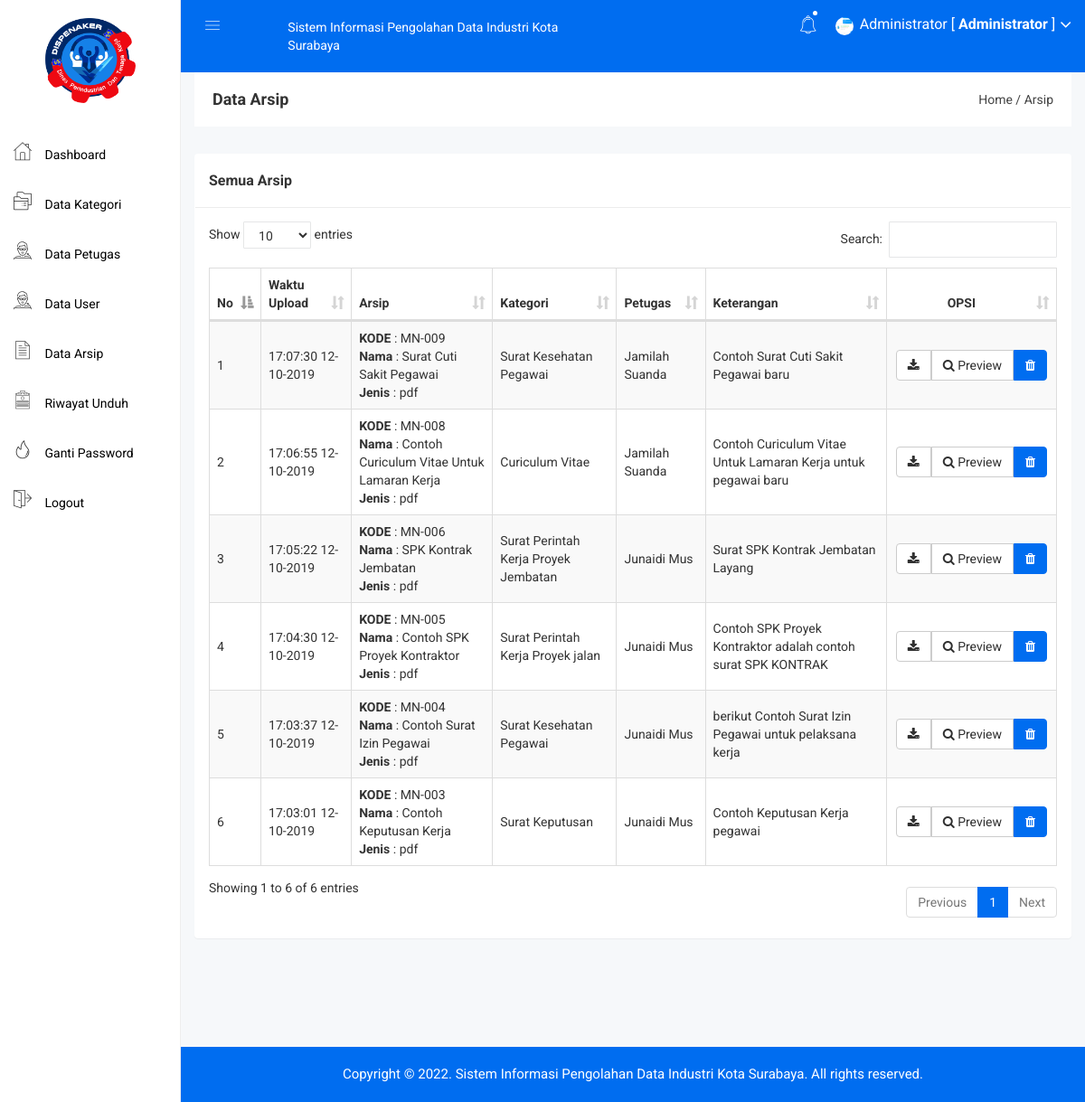
/admin/arsip.php (signed in), run on the app's committed database.
### tables this page shows
CREATE TABLE `arsip` (
  `arsip_id` int(11) NOT NULL,
  `arsip_waktu_upload` datetime DEFAULT NULL,
  `arsip_petugas` int(11) NOT NULL,
  `arsip_kode` varchar(255) NOT NULL,
  `arsip_nama` varchar(255) NOT NULL,
  `arsip_jenis` varchar(255) NOT NULL,
  `arsip_kategori` varchar(255) NOT NULL,
  `arsip_keterangan` text NOT NULL,
  `arsip_file` varchar(255) NOT NULL
);

CREATE TABLE `kategori` (
  `kategori_id` int(11) NOT NULL,
  `kategori_nama` varchar(255) NOT NULL,
  `kategori_keterangan` text NOT NULL
);

CREATE TABLE `petugas` (
  `petugas_id` int(11) NOT NULL,
  `petugas_nama` varchar(255) NOT NULL,
  `petugas_username` varchar(255) NOT NULL,
  `petugas_password` varchar(255) NOT NULL,
  `petugas_foto` varchar(255) NOT NULL
);

### admin/arsip.php (the view, shortened to what this page needs)
<?php include 'header.php'; ?>
<div class="breadcome-area">
    <div class="container-fluid">
        <div class="row">
            <div class="col-lg-12 col-md-12 col-sm-12 col-xs-12">
                <div class="breadcome-list">
                    <div class="row">
                        <div class="col-lg-6 col-md-6 col-sm-6 col-xs-12">
                            <div class="breadcome-heading">
                                <h4 style="margin-bottom: 0px">Data Arsip</h4>
                            </div>
                        </div>
                        <div class="col-lg-6 col-md-6 col-sm-6 col-xs-12">
                            <ul class="breadcome-menu" style="padding-top: 0px">
                                <li><a href="#">Home</a> <span class="bread-slash">/</span></li>
                                <li><span class="bread-blod">Arsip</span></li>
                            </ul>
                        </div>
                    </div>
                </div>
            </div>
        </div>
    </div>
</div>
<div class="container-fluid">
    <div class="panel panel">
        <div class="panel-heading">
            <h3 class="panel-title">Semua Arsip</h3>
        </div>
        <div class="panel-body">
            <table id="table" class="table table-bordered table-striped table-hover table-datatable">
                <thead>
                    <tr>
                        <th width="1%">No</th>
                        <th>Waktu Upload</th>
                        <th>Arsip</th>
                        <th>Kategori</th>
                        <th>Petugas</th>
                        <th>Keterangan</th>
                        <th class="text-center" width="20%">OPSI</th>
                    </tr>
                </thead>
                <tbody>
                    <?php
                    include '../koneksi.php';
                    $no = 1;
                    $arsip = mysqli_query($koneksi,"SELECT * FROM arsip,kategori,petugas WHERE arsip_petugas=petugas_id and arsip_kategori=kategori_id ORDER BY arsip_id DESC");
                    while($p = mysqli_fetch_array($arsip)){
                        ?>
                        <tr>
                            <td><?php echo $no++; ?></td>
                            <td><?php echo date('H:i:s  d-m-Y',strtotime($p['arsip_waktu_upload'])) ?></td>
                            <td>
                                <b>KODE</b> : <?php echo $p['arsip_kode'] ?><br>
                                <b>Nama</b> : <?php echo $p['arsip_nama'] ?><br>
                                <b>Jenis</b> : <?php echo $p['arsip_jenis'] ?><br>
                            </td>
                            <td><?php echo $p['kategori_nama'] ?></td>
                            <td><?php echo $p['petugas_nama'] ?></td>
                            <td><?php echo $p['arsip_keterangan'] ?></td>
                            <td class="text-center">
                                <div class="btn-group">
                                    <a target="_blank" class="btn btn-default" href="../arsip/<?php echo $p['arsip_file']; ?>"><i class="fa fa-download"></i></a>
                                    <a target="_blank" href="arsip_preview.php?id=<?php echo $p['arsip_id']; ?>" class="btn btn-default"><i class="fa fa-search"></i> Preview</a>
                                    <button type="button" class="btn btn-primary" data-toggle="modal" data-target="#exampleModal_<?php echo $p['arsip_id']; ?>">
                                        <i class="fa fa-trash"></i>
                                    </button>
                                </div>
                            </td>
                        </tr>
                        <?php
                    }
                    ?>
                </tbody>
            </table>
        </div>
    </div>
</div>
<?php include 'footer.php'; ?>

### admin/header.php (shortened to what this page needs)
<!doctype html>
<html>
<head>
    <link rel="stylesheet" href="../assets/css/bootstrap.min.css">
    <link rel="stylesheet" href="../assets/css/font-awesome.min.css">
    <link rel="stylesheet" href="../assets/css/owl.carousel.css">
    <link rel="stylesheet" href="../assets/css/owl.theme.css">
    <link rel="stylesheet" href="../assets/css/owl.transitions.css">
    <link rel="stylesheet" href="../assets/css/animate.css">
    <link rel="stylesheet" href="../assets/css/normalize.css">
    <link rel="stylesheet" href="../assets/css/meanmenu.min.css">
    <link rel="stylesheet" href="../assets/css/main.css">
    <link rel="stylesheet" href="../assets/css/educate-custon-icon.css">
    <link rel="stylesheet" href="../assets/css/morrisjs/morris.css">
    <link rel="stylesheet" href="../assets/css/scrollbar/jquery.mCustomScrollbar.min.css">
    <link rel="stylesheet" href="../assets/css/metisMenu/metisMenu.min.css">
    <link rel="stylesheet" href="../assets/css/metisMenu/metisMenu-vertical.css">
    <link rel="stylesheet" href="../assets/css/calendar/fullcalendar.min.css">
    <link rel="stylesheet" href="../assets/css/calendar/fullcalendar.print.min.css">
    <link rel="stylesheet" href="../assets/style.css">
    <link rel="stylesheet" href="../assets/css/responsive.css">
    <link rel="stylesheet" href="../assets/css/style.css">
    <link rel="stylesheet" type="text/css" href="../assets/js/DataTables/datatables.css">
    <?php
    include '../koneksi.php';
    ?>
</head>
<body>
    <div class="left-sidebar-pro">
        <nav id="sidebar" class="">
            <div class="sidebar-header">
                <br>
                <a href="index.html"><img class="main-logo" src="../assets/img/logo/nakernew.png" width='100' hight='60' padding='5px' alt="" /></a>
            </div>
            <div class="left-custom-menu-adp-wrap comment-scrollbar">
                <nav class="sidebar-nav left-sidebar-menu-pro" style="margin-top: 30px">
                    <ul class="metismenu" id="menu1">
                        <li class="active">
                            <a href="index.php">
                                <span class="educate-icon educate-home icon-wrap"></span>
                                <span class="mini-click-non">Dashboard</span>
                            </a>
                        </li>
                        <li>
                            <a href="kategori.php" aria-expanded="false"><span class="educate-icon educate-course icon-wrap sub-icon-mg" aria-hidden="true"></span> <span class="mini-click-non">Data Kategori</span></a>
                        </li>
                        <li>
                            <a href="petugas.php" aria-expanded="false"><span class="educate-icon educate-professor icon-wrap sub-icon-mg" aria-hidden="true"></span> <span class="mini-click-non">Data Petugas</span></a>
                        </li>
                        <li>
                            <a href="user.php" aria-expanded="false"><span class="educate-icon educate-professor icon-wrap sub-icon-mg" aria-hidden="true"></span> <span class="mini-click-non">Data User</span></a>
                        </li>
                        <li>
                            <a href="arsip.php" aria-expanded="false"><span class="educate-icon educate-data-table icon-wrap sub-icon-mg" aria-hidden="true"></span> <span class="mini-click-non">Data Arsip</span></a>
                        </li>
                        <li>
                            <a href="riwayat.php" aria-expanded="false"><span class="educate-icon educate-form icon-wrap sub-icon-mg" aria-hidden="true"></span> <span class="mini-click-non">Riwayat Unduh</span></a>
                        </li>
                        <li>
                            <a href="gantipassword.php" aria-expanded="false"><span class="educate-icon educate-danger icon-wrap sub-icon-mg" aria-hidden="true"></span> <span class="mini-click-non">Ganti Password</span></a>
                        </li>
                        <li>
                            <a href="logout.php" aria-expanded="false"><span class="educate-icon educate-pages icon-wrap sub-icon-mg" aria-hidden="true"></span> <span class="mini-click-non">Logout</span></a>
                        </li>
                    </ul>
                </nav>
            </div>
        </nav>
    </div>
    <div class="all-content-wrapper">
        <div class="container-fluid">
            <div class="row">
                <div class="col-lg-12 col-md-12 col-sm-12 col-xs-12">
                    <div class="logo-pro">
                        <a href="index.html"><img class="main-logo" src="../assets/img/logo/logo.png" alt="" /></a>
                    </div>
                </div>
            </div>
        </div>
        <div class="header-advance-area">
            <div class="header-top-area">
                <div class="container-fluid">
                    <div class="row">
                        <div class="col-lg-12 col-md-12 col-sm-12 col-xs-12">
                            <div class="header-top-wraper">
                                <div class="row">
                                    <div class="col-lg-1 col-md-0 col-sm-12 col-xs-12">
                                        <div class="menu-switcher-pro">
                                            <button type="button" id="sidebarCollapse" class="btn bar-button-pro header-drl-controller-btn btn-info navbar-btn">
                                                <i class="educate-icon educate-nav"></i>
                                            </button>
                                        </div>
                                    </div>
                                    <div class="col-lg-5 col-md-6 col-sm-12 col-xs-12">
                                        <div class="header-top-menu tabl-d-n">
                                            <ul class="nav navbar-nav mai-top-nav">
                                                <li class="nav-item"><a href="#" class="nav-link">Sistem Informasi Pengolahan Data Industri Kota Surabaya</a></li>
                                            </ul>
                                        </div>
                                    </div>
                                    <div class="col-lg-6 col-md-6 col-sm-12 col-xs-12">
                                        <div class="header-right-info">
                                            <ul class="nav navbar-nav mai-top-nav header-right-menu">
                                                <li class="nav-item">
                                                    <a href="#" data-toggle="dropdown" role="button" aria-expanded="false" class="nav-link dropdown-toggle"><i class="educate-icon educate-bell" aria-hidden="true"></i><span class="indicator-nt"></span></a>
                                            </li>
                                            <li class="nav-item">
                                                <a href="#" data-toggle="dropdown" role="button" aria-expanded="false" class="nav-link dropdown-toggle">
                                                    <?php
                                                    $id_admin = $_SESSION['id'];
                                                    $profil = mysqli_query($koneksi,"select * from admin where admin_id='$id_admin'");
                                                    $profil = mysqli_fetch_assoc($profil);
                                                    if($profil['admin_foto'] == ""){
                                                      ?>
                                                      <img src="../gambar/sistem/user.png" style="width: 20px;height: 20px">
                                                  <?php }else{ ?>
                                                    <img src="../gambar/admin/<?php echo $profil['admin_foto'] ?>" style="width: 20px;height: 20px">
                                                <?php } ?>
                                                <span class="admin-name"><?php echo $_SESSION['nama']; ?> [ <b>Administrator</b> ]</span>
                                                <i class="fa fa-angle-down edu-icon edu-down-arrow"></i>
                                            </a>
                                        </li>
                                    </ul>
                                </div>
                            </div>
                        </div>
                    </div>
                </div>
            </div>
        </div>
    </div>
</div>

### data on the page
arsip: arsip_waktu_upload "17:07:30 12-10-2019", arsip_kode "MN-009", arsip_nama "Surat Cuti Sakit Pegawai", arsip_jenis "pdf", kategori.kategori_nama "Surat Kesehatan Pegawai", petugas.petugas_nama "Jamilah Suanda", arsip_keterangan "Contoh Surat Cuti Sakit Pegawai baru"
arsip: arsip_waktu_upload "17:06:55 12-10-2019", arsip_kode "MN-008", arsip_nama "Contoh Curiculum Vitae Untuk Lamaran Kerja", arsip_jenis "pdf", kategori.kategori_nama "Curiculum Vitae", petugas.petugas_nama "Jamilah Suanda", arsip_keterangan "Contoh Curiculum Vitae Untuk Lamaran Kerja untuk pegawai baru"
arsip: arsip_waktu_upload "17:05:22 12-10-2019", arsip_kode "MN-006", arsip_nama "SPK Kontrak Jembatan", arsip_jenis "pdf", kategori.kategori_nama "Surat Perintah Kerja Proyek Jembatan", petugas.petugas_nama "Junaidi Mus", arsip_keterangan "Surat SPK Kontrak Jembatan Layang"
arsip: arsip_waktu_upload "17:04:30 12-10-2019", arsip_kode "MN-005", arsip_nama "Contoh SPK Proyek Kontraktor", arsip_jenis "pdf", kategori.kategori_nama "Surat Perintah Kerja Proyek jalan", petugas.petugas_nama "Junaidi Mus", arsip_keterangan "Contoh SPK Proyek Kontraktor adalah contoh surat SPK KONTRAK"
arsip: arsip_waktu_upload "17:03:37 12-10-2019", arsip_kode "MN-004", arsip_nama "Contoh Surat Izin Pegawai", arsip_jenis "pdf", kategori.kategori_nama "Surat Kesehatan Pegawai", petugas.petugas_nama "Junaidi Mus", arsip_keterangan "berikut Contoh Surat Izin Pegawai untuk pelaksana kerja"
arsip: arsip_waktu_upload "17:03:01 12-10-2019", arsip_kode "MN-003", arsip_nama "Contoh Keputusan Kerja", arsip_jenis "pdf", kategori.kategori_nama "Surat Keputusan", petugas.petugas_nama "Junaidi Mus", arsip_keterangan "Contoh Keputusan Kerja pegawai"

### other printed values
$_SESSION['nama'] "Administrator"
